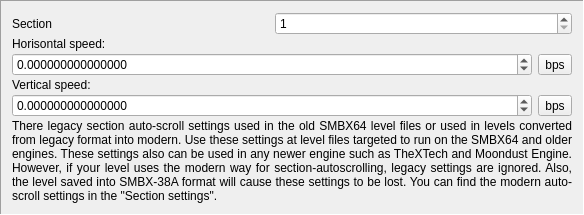
       <widget class="QFrame" name="Autoscroll_Area">
        <property name="frameShape">
         <enum>QFrame::Panel</enum>
        </property>
        <property name="frameShadow">
         <enum>QFrame::Sunken</enum>
        </property>
        <layout class="QGridLayout" name="gridLayout_3" columnstretch="100,100,0">
         <property name="sizeConstraint">
          <enum>QLayout::SetMinimumSize</enum>
         </property>
         <property name="verticalSpacing">
          <number>2</number>
         </property>
         <item row="1" column="0">
          <widget class="QLabel" name="label_20">
           <property name="text">
            <string>Section</string>
           </property>
          </widget>
         </item>
         <item row="5" column="2">
          <widget class="QToolButton" name="bps_Scroll_vertSpeed">
           <property name="text">
            <string>bps</string>
           </property>
          </widget>
         </item>
         <item row="3" column="0" colspan="2">
          <widget class="QDoubleSpinBox" name="LVLEvent_Scroll_spX">
           <property name="mouseTracking">
            <bool>false</bool>
           </property>
           <property name="focusPolicy">
            <enum>Qt::ClickFocus</enum>
           </property>
           <property name="decimals">
            <number>15</number>
           </property>
           <property name="minimum">
            <double>-99999999.000000000000000</double>
           </property>
           <property name="maximum">
            <double>9999999.000000000000000</double>
           </property>
          </widget>
         </item>
         <item row="5" column="0" colspan="2">
          <widget class="QDoubleSpinBox" name="LVLEvent_Scroll_spY">
           <property name="mouseTracking">
            <bool>false</bool>
           </property>
           <property name="focusPolicy">
            <enum>Qt::ClickFocus</enum>
           </property>
           <property name="decimals">
            <number>15</number>
           </property>
           <property name="minimum">
            <double>-99999999.000000000000000</double>
           </property>
           <property name="maximum">
            <double>9999999.000000000000000</double>
           </property>
          </widget>
         </item>
         <item row="4" column="0" colspan="3">
          <widget class="QLabel" name="label_21">
           <property name="text">
            <string>Vertical speed:</string>
           </property>
          </widget>
         </item>
         <item row="3" column="2">
          <widget class="QToolButton" name="bps_Scroll_horSpeed">
           <property name="text">
            <string>bps</string>
           </property>
          </widget>
         </item>
         <item row="2" column="0" colspan="3">
          <widget class="QLabel" name="label_22">
           <property name="text">
            <string>Horisontal speed:</string>
           </property>
          </widget>
         </item>
         <item row="1" column="1" colspan="2">
          <widget class="QSpinBox" name="LVLEvent_Scroll_Sct">
           <property name="mouseTracking">
            <bool>false</bool>
           </property>
           <property name="focusPolicy">
            <enum>Qt::ClickFocus</enum>
           </property>
           <property name="minimum">
            <number>1</number>
           </property>
           <property name="maximum">
            <number>21</number>
           </property>
          </widget>
         </item>
         <item row="6" column="0" colspan="3">
          <widget class="QLabel" name="sectionAutoscrollLegacyNote">
           <property name="text">
            <string extracomment="An explanaition message why these autoscroll settings legacy">There legacy section auto-scroll settings used in the old SMBX64 level files or used in levels converted from legacy format into modern. Use these settings at level files targeted to run on the SMBX64 and older engines. These settings also can be used in any newer engine such as TheXTech and Moondust Engine. However, if your level uses the modern way for section-autoscrolling, legacy settings are ignored. Also, the level saved into SMBX-38A format will cause these settings to be lost. You can find the modern auto-scroll settings in the &quot;Section settings&quot;.</string>
           </property>
           <property name="alignment">
            <set>Qt::AlignJustify|Qt::AlignTop</set>
           </property>
           <property name="wordWrap">
            <bool>true</bool>
           </property>
          </widget>
         </item>
        </layout>
       </widget>
